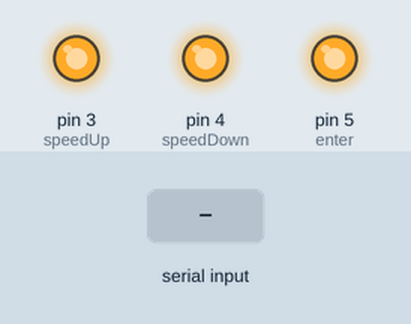
The sketch below on a simulated Arduino Uno, built with avr-gcc and run on an emulated ATmega328P. Shown: output pins drawn as LEDs (lit = HIGH). Dashed ring = blinking. The inputs (shaded band) are chosen by the test bench. Pins used as bus, display or sensor lines are not drawn.

Above: at 1.2 s.
1.3 s: "2\n" received over Serial
At 1.51 s:
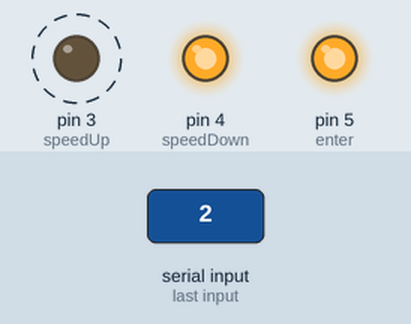
4.3 s: "3\n" received over Serial
At 4.51 s:
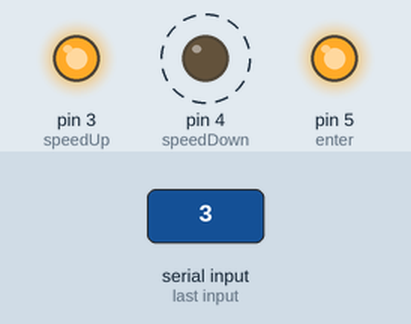
Timing chart, 0 to 7.3 s (numbered marks = the images above; inputs shaded):
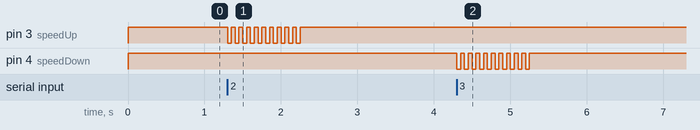

The sketch:

SpeedControl.ino
```cpp
// for the relays
const int power = 2;
const int speedUp = 3;
const int speedDown = 4;
const int enter = 5;

// turns the launcher on/off
void togglePower() {
  digitalWrite(power, !digitalRead(power));
}

// pulses a given relay to simulate a button hold
void changeSpeed(int relay) {
  for (int i = 0; i < 10; i++) {
    digitalWrite(relay, LOW);
    delay(50);
    digitalWrite(relay, HIGH);
    delay(50);
  }
}

void setup() {
  // establish the relays as outputs
  pinMode(power, OUTPUT);
  pinMode(speedUp, OUTPUT);
  pinMode(speedDown, OUTPUT);
  pinMode(enter, OUTPUT);

  // ensure all of them are off
  digitalWrite(power, HIGH);
  digitalWrite(speedUp, HIGH);
  digitalWrite(speedDown, HIGH);
  digitalWrite(enter, HIGH);

  Serial.begin(9600);
}

void loop() {
  // to determine what to do
  int command;

  // read what we want to do from the serial monitor
  if (Serial.available() > 0) {
    command = Serial.parseInt();

    if (command == 1) {
      togglePower();
    } else if (command == 2) {
      changeSpeed(speedUp);
    } else if (command == 3) {
      changeSpeed(speedDown);
    }
  }
}
```

Measured:
- after the input at 1.3 s, pin 3 (speedUp): alternates HIGH for 0.05 s and LOW for 0.05 s, 20 changes in all, then stays HIGH, starting at once
- after the input at 4.3 s, pin 4 (speedDown): alternates HIGH for 0.05 s and LOW for 0.05 s, 20 changes in all, then stays HIGH, starting at once
